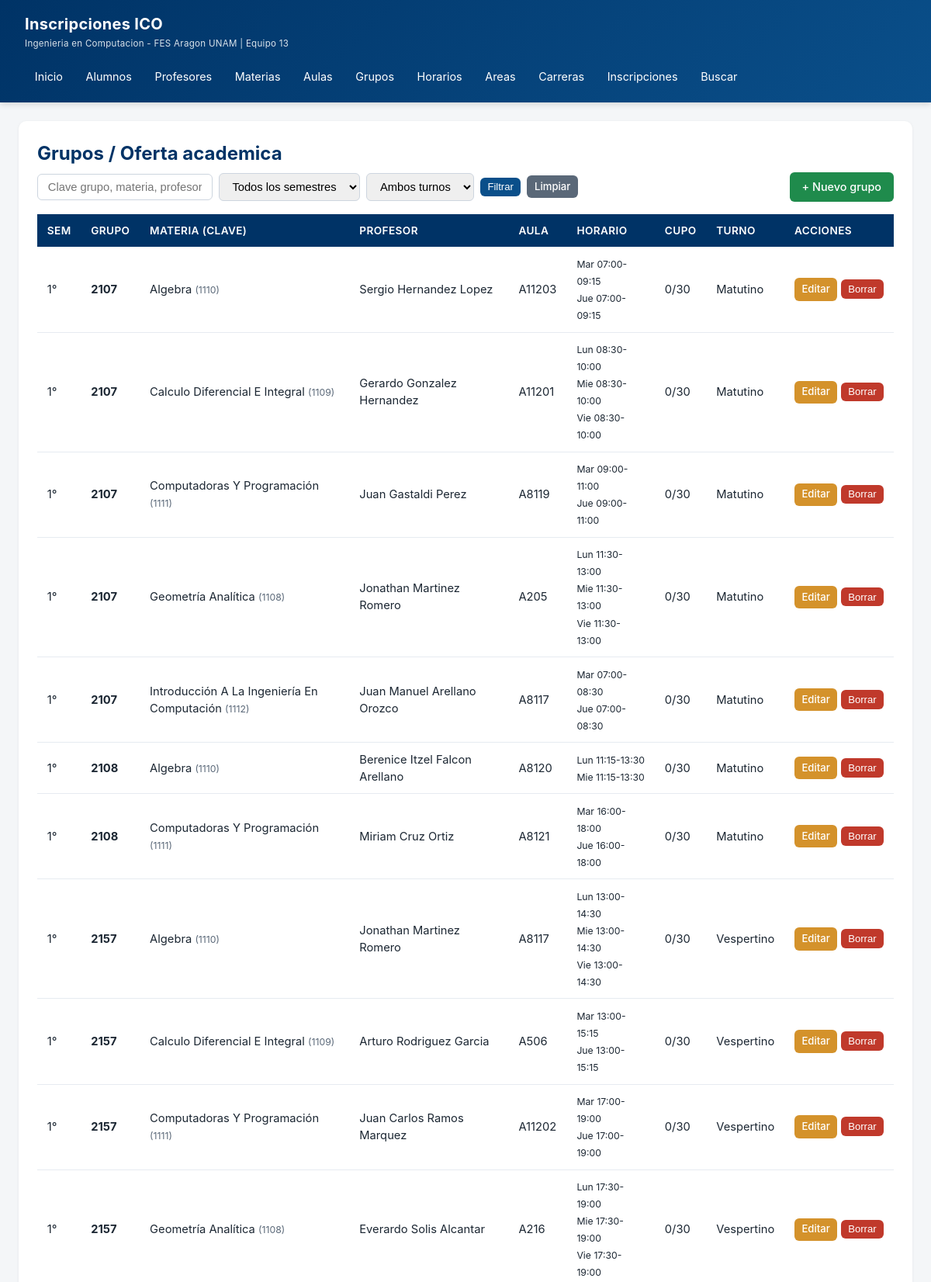
Screenshot of /?r=grupo (upper part) with the database file from the repository.
### tables this page shows
CREATE TABLE grupo (
    id_grupo     INT AUTO_INCREMENT PRIMARY KEY,
    clave_grupo  INT NOT NULL,
    turno        ENUM('Matutino','Vespertino') NOT NULL DEFAULT 'Matutino',
    modalidad    ENUM('Presencial','En linea') NOT NULL DEFAULT 'Presencial',
    cupo         INT NOT NULL DEFAULT 30,
    inscritos    INT NOT NULL DEFAULT 0,
    id_materia   INT NOT NULL,
    id_profesor  INT NOT NULL,
    id_aula      INT NOT NULL,
    UNIQUE KEY uk_grupo_materia (clave_grupo, id_materia),
    CONSTRAINT fk_grupo_materia  FOREIGN KEY (id_materia)  REFERENCES materia(id_materia),
    CONSTRAINT fk_grupo_profesor FOREIGN KEY (id_profesor) REFERENCES profesor(id_profesor),
    CONSTRAINT fk_grupo_aula     FOREIGN KEY (id_aula)     REFERENCES aula(id_aula)
);

CREATE TABLE materia (
    id_materia    INT AUTO_INCREMENT PRIMARY KEY,
    clave_materia INT          NOT NULL UNIQUE,
    nombre        VARCHAR(80)  NOT NULL,
    semestre      TINYINT      NOT NULL DEFAULT 1,
    creditos      INT          NOT NULL DEFAULT 0,
    tipo          ENUM('obligatoria','optativa') NOT NULL DEFAULT 'obligatoria',
    laboratorio   TINYINT(1)   NOT NULL DEFAULT 0,
    id_area       INT          NOT NULL,
    id_carrera    INT          NOT NULL,
    CONSTRAINT fk_materia_area    FOREIGN KEY (id_area)    REFERENCES area_estudio(id_area),
    CONSTRAINT fk_materia_carrera FOREIGN KEY (id_carrera) REFERENCES carrera(id_carrera)
);

CREATE TABLE aula (
    id_aula     INT AUTO_INCREMENT PRIMARY KEY,
    clave_aula  VARCHAR(15) NOT NULL UNIQUE,
    edificio   VARCHAR(10)  NOT NULL DEFAULT '',
    capacidad  INT          NOT NULL DEFAULT 40
);

CREATE TABLE horario_bloque (
    id_horario   INT AUTO_INCREMENT PRIMARY KEY,
    dia_semana   ENUM('Lunes','Martes','Miercoles','Jueves','Viernes','Sabado') NOT NULL,
    hora_inicio  TIME NOT NULL,
    hora_fin     TIME NOT NULL,
    UNIQUE KEY uk_bloque (dia_semana, hora_inicio, hora_fin),
    CHECK (hora_inicio < hora_fin)
);

### app/helpers.php (called while the page is built, shortened)
<?php
function e(?string $s): string {
    return htmlspecialchars($s ?? '', ENT_QUOTES, 'UTF-8');
}
function render(string $view, array $data = []): void {
    extract($data, EXTR_SKIP);
    $contentFile = __DIR__ . '/views/' . $view . '.php';
    require $contentFile;
    require __DIR__ . '/views/layouts/main.php';
}

### app/controllers/GrupoController.php (called while the page is built, shortened)
<?php
class GrupoController {
    public function index() {
        $q = trim($_GET['q'] ?? '');
        $sem = $_GET['sem'] ?? '';
        $turno = $_GET['turno'] ?? '';
        $sql = "SELECT g.*, m.clave_materia, m.nombre AS materia, m.semestre, m.creditos, m.tipo,
                       CONCAT(p.nombre,' ',p.ap_paterno,' ',p.ap_materno) AS profesor,
                       a.clave_aula
                FROM grupo g
                JOIN materia m  ON m.id_materia=g.id_materia
                JOIN profesor p ON p.id_profesor=g.id_profesor
                JOIN aula a     ON a.id_aula=g.id_aula
                WHERE 1=1";
        $p = [];
        $sql .= " ORDER BY m.semestre, g.clave_grupo, m.nombre";
        $st = Database::pdo()->prepare($sql); $st->execute($p);
        $grupos = $st->fetchAll();
        $hStmt = Database::pdo()->prepare("SELECT hb.* FROM grupo_horario gh JOIN horario_bloque hb ON hb.id_horario=gh.id_horario WHERE gh.id_grupo=? ORDER BY FIELD(hb.dia_semana,'Lunes','Martes','Miercoles','Jueves','Viernes','Sabado'), hb.hora_inicio");
        foreach ($grupos as &$g) {
            $hStmt->execute([$g['id_grupo']]);
            $g['horarios'] = $hStmt->fetchAll();
        }
        render('grupo/index', ['title'=>'Grupos','grupos'=>$grupos,'q'=>$q,'sem'=>$sem,'turno'=>$turno]);
    }
}

### public/index.php (called while the page is built, shortened)
<?php
require __DIR__ . '/../app/Database.php';
require __DIR__ . '/../app/helpers.php';
$accion = $_GET['accion'] ?? 'index';
$ctrl = new $controllerName();
$ctrl->$accion();

### config/db.php (called while the page is built)
<?php
return [
    'host'     => '127.0.0.1',
    'port'     => 3306,
    'dbname'   => 'inscripciones_ico',
    'user'     => 'root',
    'pass'     => 'cam080818',
    'charset'  => 'utf8mb4',
];

### app/Database.php (called while the page is built)
<?php
class Database {
    private static ?PDO $pdo = null;
    public static function pdo(): PDO {
        if (self::$pdo === null) {
            $cfg = require __DIR__ . '/../config/db.php';
            $dsn = "mysql:host={$cfg['host']};port={$cfg['port']};dbname={$cfg['dbname']};charset={$cfg['charset']}";
            try {
                self::$pdo = new PDO($dsn, $cfg['user'], $cfg['pass'], [
                    PDO::ATTR_ERRMODE            => PDO::ERRMODE_EXCEPTION,
                    PDO::ATTR_DEFAULT_FETCH_MODE => PDO::FETCH_ASSOC,
                    PDO::ATTR_EMULATE_PREPARES   => false,
                ]);
            } catch (PDOException $e) {
                die("<h2>Error de conexion</h2><p>" . htmlspecialchars($e->getMessage()) . "</p>"
                   ."<p>Verifica config/db.php y que MySQL este corriendo.</p>");
            }
        }
        return self::$pdo;
    }
}

### app/views/grupo/index.php (the view, shortened to what this page needs)
<div class="card">
    <h1 class="page-title">Grupos / Oferta academica</h1>
    <div class="toolbar">
        <form class="search-box" method="get">
            <input type="text" name="q" value="<?= e($q) ?>" placeholder="Clave grupo, materia, profesor o aula...">
            <select name="sem">
                <option value="">Todos los semestres</option>
            </select>
            <select name="turno">
                <option value="">Ambos turnos</option>
            </select>
            <button class="btn btn-primary btn-sm" type="submit">Filtrar</button>
            <a class="btn btn-secondary btn-sm" href="/?r=grupo">Limpiar</a>
        </form>
        <a class="btn btn-success" href="/?r=grupo&accion=crear">+ Nuevo grupo</a>
    </div>
    <table class="data">
        <thead><tr><th>Sem</th><th>Grupo</th><th>Materia (clave)</th><th>Profesor</th><th>Aula</th><th>Horario</th><th>Cupo</th><th>Turno</th><th>Acciones</th></tr></thead>
        <tbody>
        <?php foreach($grupos as $g): ?>
        <tr>
            <td><?= e($g['semestre']) ?>°</td>
            <td><strong><?= e($g['clave_grupo']) ?></strong></td>
            <td><?= e($g['materia']) ?> <small style="color:#5a6878">(<?= e($g['clave_materia']) ?>)</small></td>
            <td><?= e($g['profesor']) ?></td>
            <td><?= e($g['clave_aula']) ?></td>
            <td><small><?php foreach($g['horarios'] as $h): ?>
                <?= substr($h['dia_semana'],0,3) ?> <?= substr($h['hora_inicio'],0,5) ?>-<?= substr($h['hora_fin'],0,5) ?><br>
            <?php endforeach; ?></small></td>
            <td><?= $g['inscritos'] ?>/<?= $g['cupo'] ?></td>
            <td><?= e($g['turno']) ?></td>
            <td class="actions">
                <a class="btn btn-warning btn-sm" href="/?r=grupo&accion=editar&id=<?= $g['id_grupo'] ?>">Editar</a>
                <form method="post" action="/?r=grupo&accion=borrar&id=<?= $g['id_grupo'] ?>" data-confirm="Eliminar grupo?" style="display:inline">
                    <button class="btn btn-danger btn-sm">Borrar</button>
                </form>
            </td>
        </tr>
        <?php endforeach; ?>
        </tbody>
    </table>
</div>

### public/css/style.css (style rules this page uses)
* { box-sizing: border-box; margin: 0; padding: 0; }
body { font-family: -apple-system, "Segoe UI", Roboto, Arial, sans-serif; background: #f4f6f8; color: #1c2733; line-height: 1.5; }
.card { background:#fff; border-radius:10px; padding:1.5rem; box-shadow:0 1px 4px rgba(0,0,0,.06); margin-bottom:1.25rem; }
.page-title { font-size:1.5rem; color:#003366; margin-bottom:.4rem; }
.toolbar { display:flex; gap:.75rem; justify-content:space-between; align-items:center; flex-wrap:wrap; margin-bottom:1rem; }
.search-box { display:flex; gap:.5rem; flex-wrap:wrap; align-items:center; }
.search-box input, .search-box select { padding:.5rem .8rem; border:1px solid #cdd5df; border-radius:6px; font-size:.92rem; }
.btn { display:inline-block; padding:.5rem 1rem; border-radius:6px; border:none; font-size:.9rem; cursor:pointer; text-decoration:none; transition:.15s; font-weight:500; }
.btn-primary { background:#0a4f8a; color:#fff; }
.btn-success { background:#1f8b4c; color:#fff; }
.btn-warning { background:#d4922b; color:#fff; }
.btn-danger { background:#c0392b; color:#fff; }
.btn-secondary { background:#5a6878; color:#fff; }
.btn-sm { padding:.3rem .6rem; font-size:.82rem; }
table.data { width:100%; border-collapse: collapse; background:#fff; font-size:.92rem; }
table.data th { background:#003366; color:#fff; text-align:left; padding:.7rem .8rem; font-weight:600; font-size:.85rem; text-transform:uppercase; letter-spacing:.4px; }
table.data td { padding:.65rem .8rem; border-bottom:1px solid #e6ebf1; }
table.data .actions { white-space:nowrap; }

### rows the page displays
grupo: id_materia.semestre "1", clave_grupo "2107", id_materia.nombre "Algebra", id_materia.clave_materia "1110", profesor "Sergio Hernandez Lopez", id_aula.clave_aula "A11203", inscritos "0", cupo "30", turno "Matutino"
horario_bloque: dia_semana "Mar", hora_inicio "07:00", hora_fin "09:15"
horario_bloque: dia_semana "Jue", hora_inicio "07:00", hora_fin "09:15"
grupo: id_materia.semestre "1", clave_grupo "2107", id_materia.nombre "Calculo Diferencial E Integral", id_materia.clave_materia "1109", profesor "Gerardo Gonzalez Hernandez", id_aula.clave_aula "A11201", inscritos "0", cupo "30", turno "Matutino"
horario_bloque: dia_semana "Lun", hora_inicio "08:30", hora_fin "10:00"
horario_bloque: dia_semana "Mie", hora_inicio "08:30", hora_fin "10:00"
horario_bloque: dia_semana "Vie", hora_inicio "08:30", hora_fin "10:00"
grupo: id_materia.semestre "1", clave_grupo "2107", id_materia.nombre "Computadoras Y Programación", id_materia.clave_materia "1111", profesor "Juan Gastaldi Perez", id_aula.clave_aula "A8119", inscritos "0", cupo "30", turno "Matutino"
horario_bloque: dia_semana "Mar", hora_inicio "09:00", hora_fin "11:00"
horario_bloque: dia_semana "Jue", hora_inicio "09:00", hora_fin "11:00"
grupo: id_materia.semestre "1", clave_grupo "2107", id_materia.nombre "Geometría Analítica", id_materia.clave_materia "1108", profesor "Jonathan Martinez Romero", id_aula.clave_aula "A205", inscritos "0", cupo "30", turno "Matutino"
horario_bloque: dia_semana "Lun", hora_inicio "11:30", hora_fin "13:00"
horario_bloque: dia_semana "Mie", hora_inicio "11:30", hora_fin "13:00"
horario_bloque: dia_semana "Vie", hora_inicio "11:30", hora_fin "13:00"
grupo: id_materia.semestre "1", clave_grupo "2107", id_materia.nombre "Introducción A La Ingeniería En Computación", id_materia.clave_materia "1112", profesor "Juan Manuel Arellano Orozco", id_aula.clave_aula "A8117", inscritos "0", cupo "30", turno "Matutino"
horario_bloque: dia_semana "Mar", hora_inicio "07:00", hora_fin "08:30"
horario_bloque: dia_semana "Jue", hora_inicio "07:00", hora_fin "08:30"
grupo: id_materia.semestre "1", clave_grupo "2108", id_materia.nombre "Algebra", id_materia.clave_materia "1110", profesor "Berenice Itzel Falcon Arellano", id_aula.clave_aula "A8120", inscritos "0", cupo "30", turno "Matutino"
horario_bloque: dia_semana "Lun", hora_inicio "11:15", hora_fin "13:30"
horario_bloque: dia_semana "Mie", hora_inicio "11:15", hora_fin "13:30"
grupo: id_materia.semestre "1", clave_grupo "2108", id_materia.nombre "Computadoras Y Programación", id_materia.clave_materia "1111", profesor "Miriam Cruz Ortiz", id_aula.clave_aula "A8121", inscritos "0", cupo "30", turno "Matutino"
horario_bloque: dia_semana "Mar", hora_inicio "16:00", hora_fin "18:00"
horario_bloque: dia_semana "Jue", hora_inicio "16:00", hora_fin "18:00"
grupo: id_materia.semestre "1", clave_grupo "2157", id_materia.nombre "Algebra", id_materia.clave_materia "1110", profesor "Jonathan Martinez Romero", id_aula.clave_aula "A8117", inscritos "0", cupo "30", turno "Vespertino"
horario_bloque: dia_semana "Lun", hora_inicio "13:00", hora_fin "14:30"
horario_bloque: dia_semana "Mie", hora_inicio "13:00", hora_fin "14:30"
horario_bloque: dia_semana "Vie", hora_inicio "13:00", hora_fin "14:30"
grupo: id_materia.semestre "1", clave_grupo "2157", id_materia.nombre "Calculo Diferencial E Integral", id_materia.clave_materia "1109", profesor "Arturo Rodriguez Garcia", id_aula.clave_aula "A506", inscritos "0", cupo "30", turno "Vespertino"
horario_bloque: dia_semana "Mar", hora_inicio "13:00", hora_fin "15:15"
horario_bloque: dia_semana "Jue", hora_inicio "13:00", hora_fin "15:15"
grupo: id_materia.semestre "1", clave_grupo "2157", id_materia.nombre "Computadoras Y Programación", id_materia.clave_materia "1111", profesor "Juan Carlos Ramos Marquez", id_aula.clave_aula "A11202", inscritos "0", cupo "30", turno "Vespertino"
horario_bloque: dia_semana "Mar", hora_inicio "17:00", hora_fin "19:00"
horario_bloque: dia_semana "Jue", hora_inicio "17:00", hora_fin "19:00"
grupo: id_materia.semestre "1", clave_grupo "2157", id_materia.nombre "Geometría Analítica", id_materia.clave_materia "1108", profesor "Everardo Solis Alcantar", id_aula.clave_aula "A216", inscritos "0", cupo "30", turno "Vespertino"
horario_bloque: dia_semana "Lun", hora_inicio "17:30", hora_fin "19:00"
horario_bloque: dia_semana "Mie", hora_inicio "17:30", hora_fin "19:00"
horario_bloque: dia_semana "Vie", hora_inicio "17:30", hora_fin "19:00"
